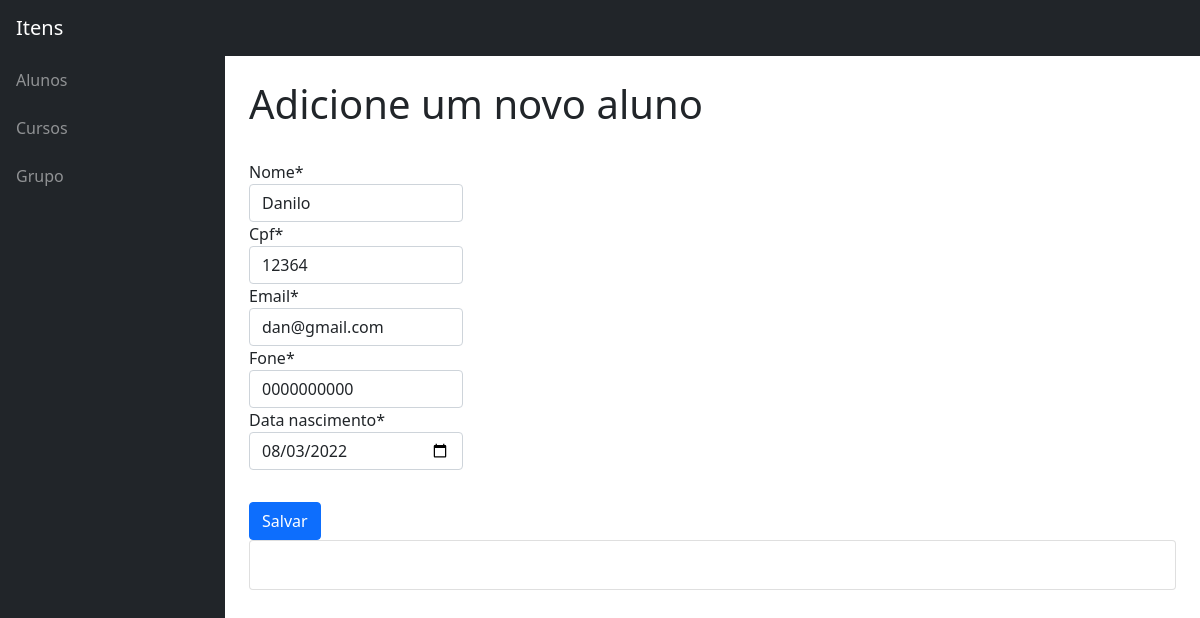
Before: /updatealunos/1 with the older database file.
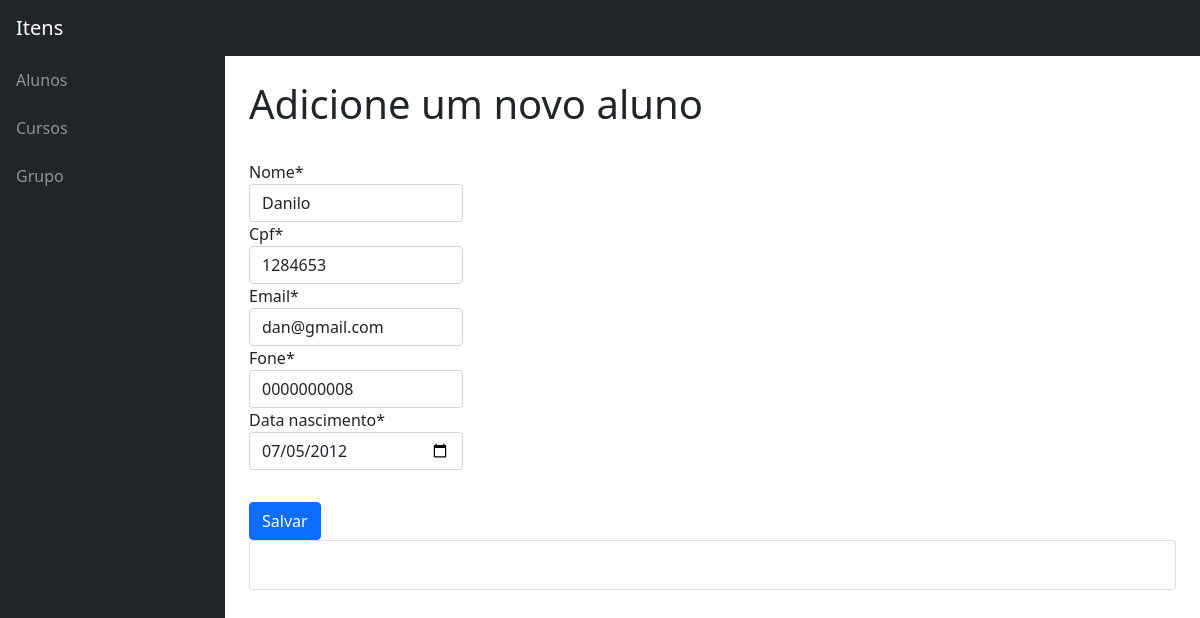
After: the same page with the newer database file.
### Crud/models.py (models this page shows, shortened)
class Aluno (models.Model):
    id = models.AutoField(primary_key=True)
    cpf = models.CharField(max_length=11)
    nome = models.CharField(max_length=50)
    email = models.EmailField(max_length=50)
    fone = models.CharField(max_length=11)
    data_nascimento = models.DateField()

### Crud/views.py (the view)
# urls.py: path('updatealunos/<int:id>', updateAluno, name="updatealunos"),
def updateAluno (request, id):
    aluno = Aluno.objects.get(pk=id)
    form = AlunoForm(request.POST or None, instance=aluno)
    if form.is_valid() :
        form.save()
        return redirect("/readalunos") #mudar
    conteudo = {"formulario": form}
    return render(request, 'create_aluno.html', conteudo)

### Crud/form.py
class AlunoForm (ModelForm):
    class Meta:
        model = Aluno
        fields = ('nome','cpf','email','fone','data_nascimento')
        widgets = {
            'data_nascimento' : NumberInput(attrs={'type':'date'})
        }

### Crud/templates/create_aluno.html (shortened to what this page needs)
{% extends 'base.html' %}
{% load crispy_forms_tags %}
    {% block 'titulo_conteudo' %}
    <h1 class="mt-4"> Adicione um novo aluno </h1>
    {% endblock %}
    {% block 'conteudo_form' %}
                <form method="post">
                    {{formulario|crispy}}
                 <button class="btn btn-primary" type="submit" style="margin-top: 2rem;">Salvar</button>
                </form>
    {% endblock %}

Changed rows visible on the page:
changed Aluno "Danilo": cpf "12364" → "1284653"; fone "0000000000" → "0000000008"; data_nascimento "08/03/2022" → "07/05/2012"
